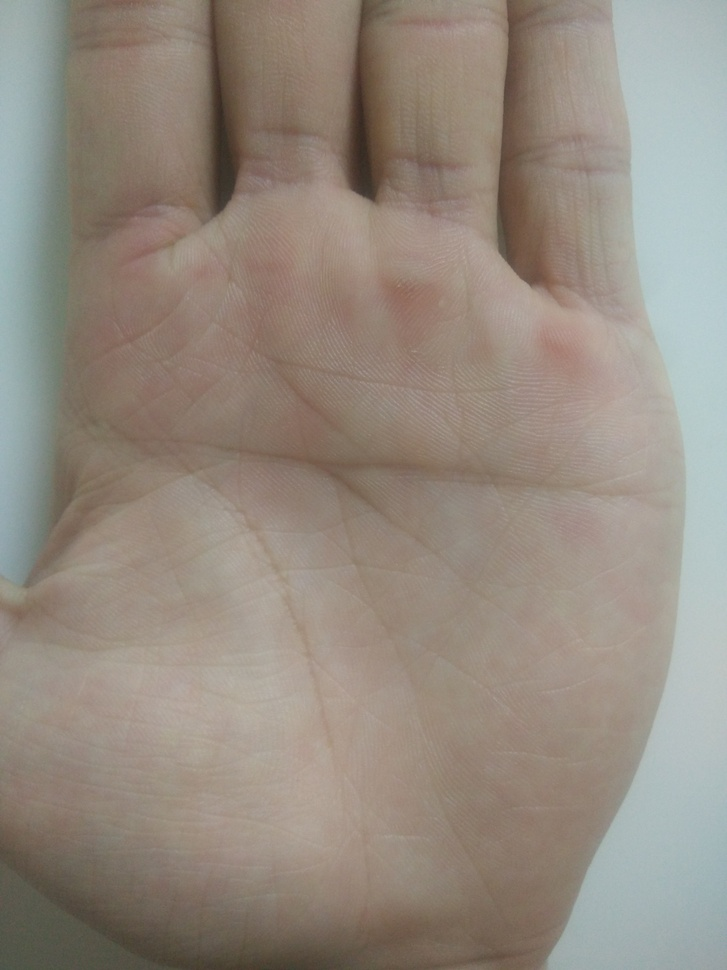
#> input picture recognize/edgeDetect/input_1.jpg, 727 x 970 px, shrunk from 3120 x 4160 before the run
$ python canny.py
#> lines starting #> are read from the running program, lines starting #| are printed output that depends on the picture
''' file name : canny.py

Description : This sample shows how to find edges using canny edge detection

This is Python version of this tutorial : http://opencv.itseez.com/doc/tutorials/imgproc/imgtrans/canny_detector/canny_detector.html

Level : Beginner

Benefits : Learn to apply canny edge detection to images.

Usage : python canny.py

Written by : Abid K. (abidrahman2@gmail.com) , Visit opencvpython.blogspot.com for more tutorials '''


import cv2
import numpy as np

def CannyThreshold(lowThreshold):
    detected_edges = cv2.GaussianBlur(gray,(3,3),0)
    detected_edges = cv2.Canny(detected_edges,lowThreshold,lowThreshold*ratio,apertureSize = kernel_size)
    dst = cv2.bitwise_and(img,img,mask = detected_edges)  # just add some colours to edges from original image.
    cv2.imshow('canny demo',dst)

lowThreshold = 0
max_lowThreshold = 100
ratio = 3
kernel_size = 3

img = cv2.imread('input_1.jpg')
#> img is the input picture: shape (970, 727, 3); mean B, G, R 128.1, 138.8, 148.8
gray = cv2.cvtColor(img,cv2.COLOR_BGR2GRAY)
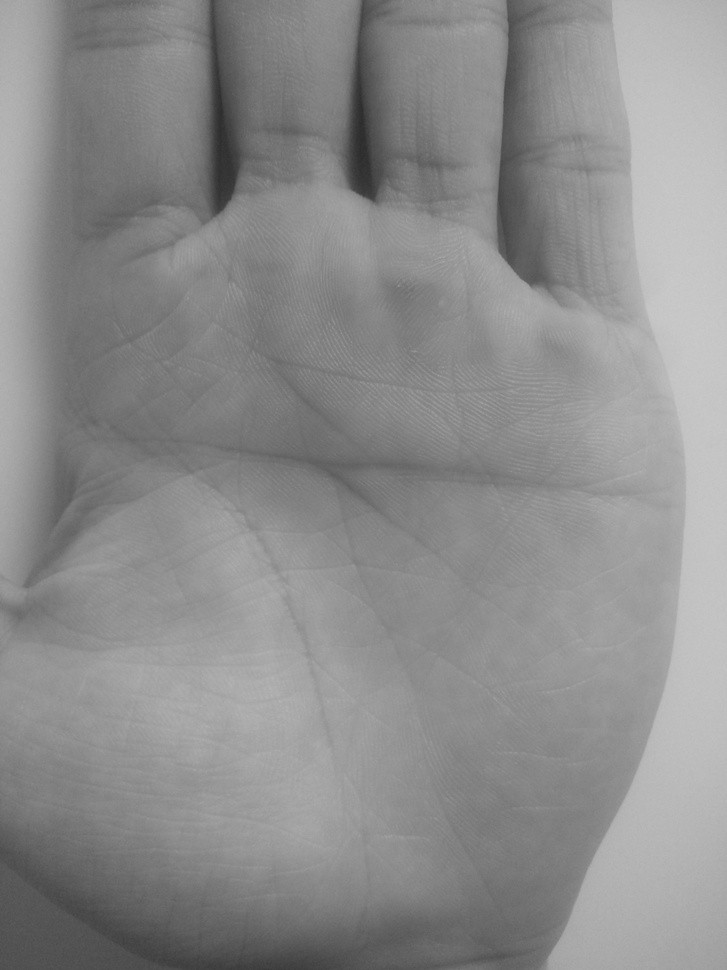
#> gray: shape (970, 727); min 43, max 203, mean 140.6

cv2.namedWindow('canny demo',0)

cv2.createTrackbar('Min threshold','canny demo',lowThreshold, max_lowThreshold, CannyThreshold)
#> slider 'Min threshold' is set to 20

CannyThreshold(0)  # initialization
#> in CannyThreshold, `detected_edges = cv2.Canny(detected_edges,lowThreshold,lowThreshold*ra..`:
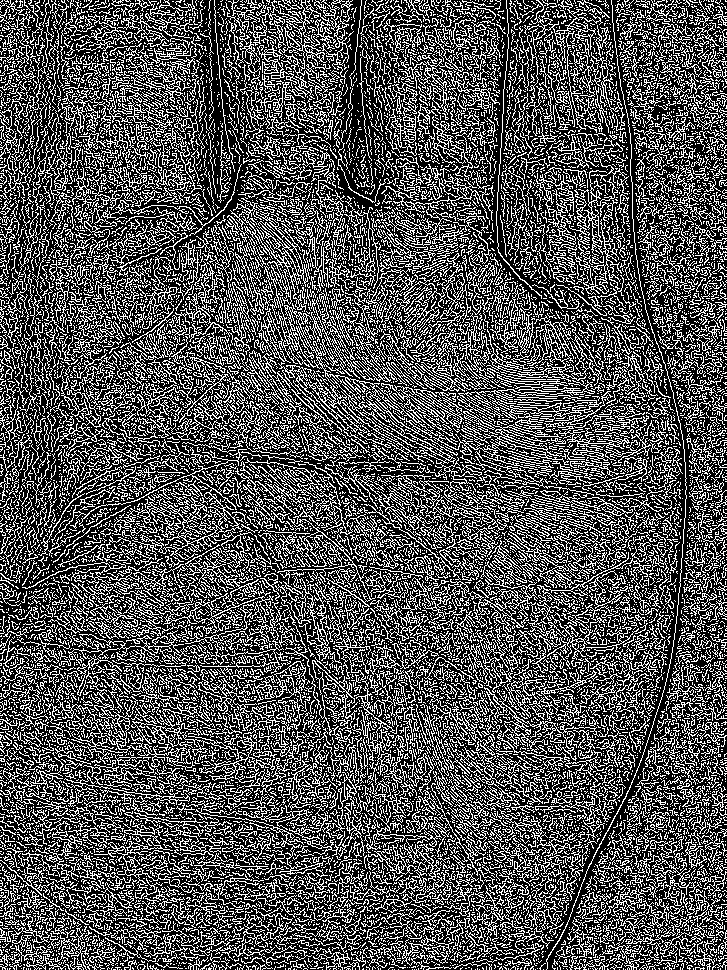
#> detected_edges: shape (970, 727); 32.2% white in thin lines or dots
#> in CannyThreshold, `dst = cv2.bitwise_and(img,img,mask = detected_edges)`:
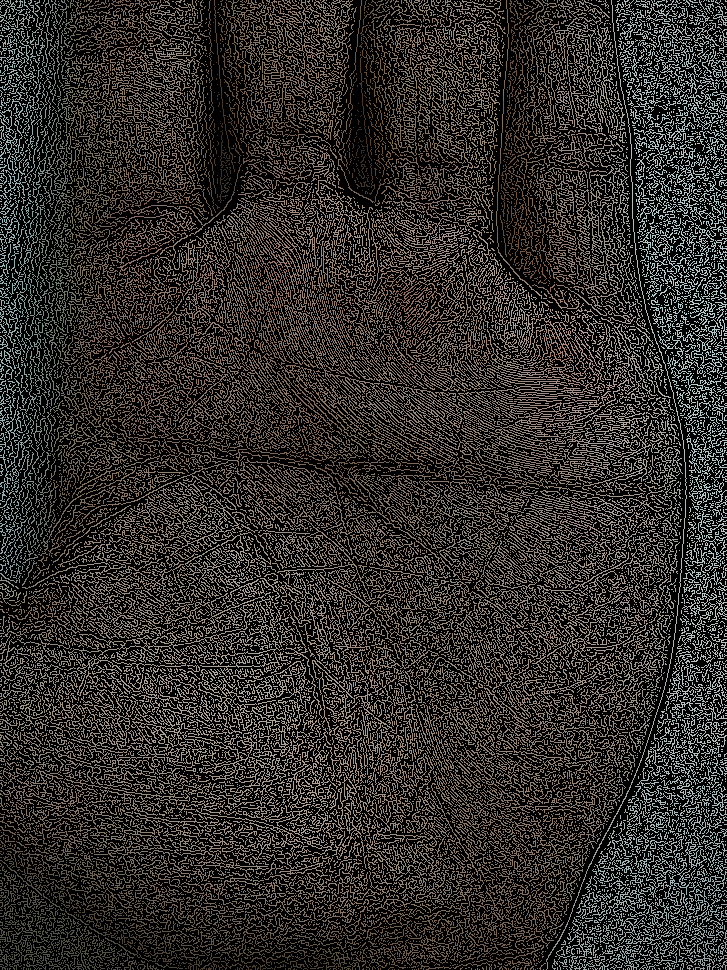
#> dst: shape (970, 727, 3); mean B, G, R 41.4, 44.9, 48.1
if cv2.waitKey(0) == 27:
#> call 2 of CannyThreshold, with lowThreshold = 20
#> in CannyThreshold (call 2), `detected_edges = cv2.Canny(detected_edges,lowThreshold,lowThreshold*ra..`:
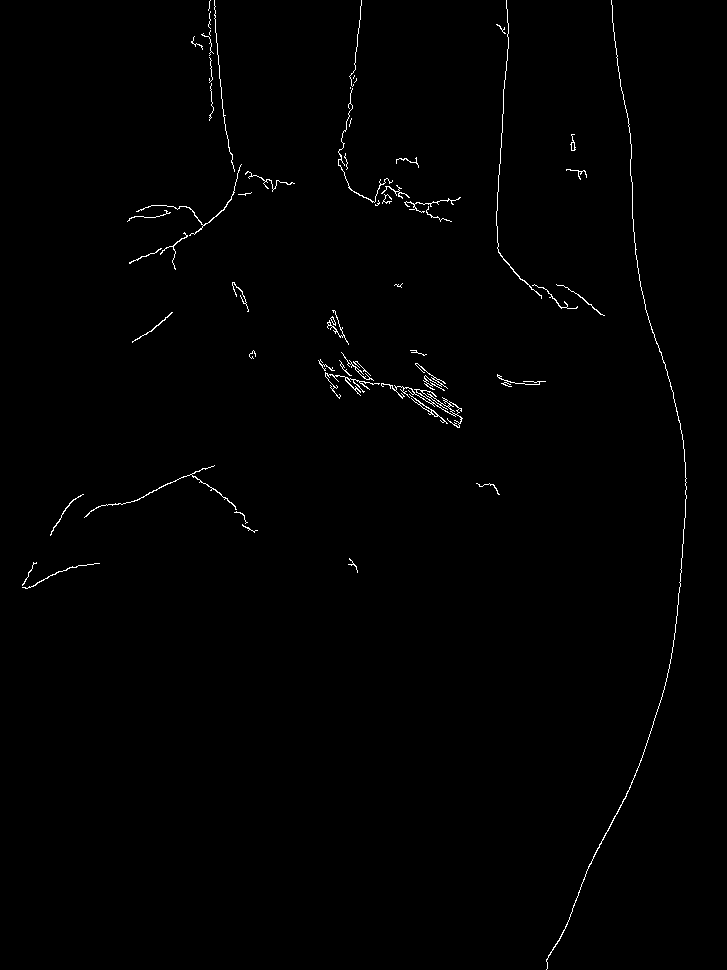
#> detected_edges: shape (970, 727); 0.72% white in thin lines or dots
#> (key Esc is pressed here)
    cv2.destroyAllWindows()

# visit for output results : http://opencvpython.blogspot.com/2012/06/image-derivatives-sobel-and-scharr.html
